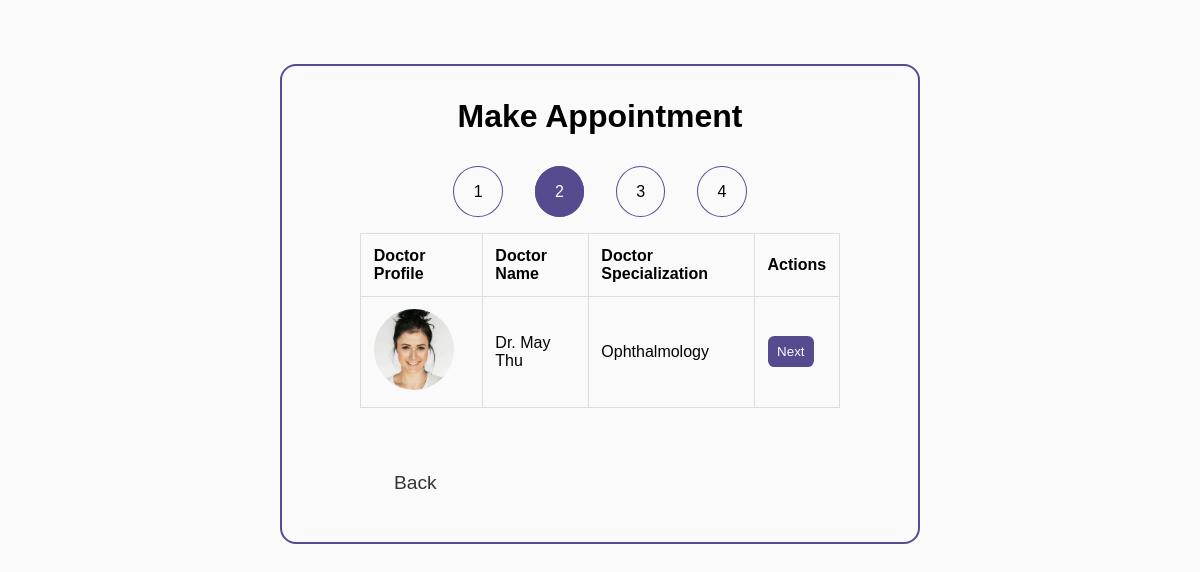
The page /doctors/1/ on the database its author committed.
### patients/models.py (models this page shows, shortened)
class Doctor(models.Model):
    DoctorID = models.AutoField(primary_key=True)
    DoctorImg = models.ImageField(upload_to='uploads', default='a.png')
    DoctorName = models.CharField(max_length=50)
    DoctorMail = models.EmailField(max_length=50)
    DoctorPwd = models.CharField(max_length=50)
    DoctorPh = models.CharField(max_length=11)
    Department = models.ForeignKey(Department, on_delete=models.CASCADE)
    class Meta:
        verbose_name_plural = 'Doctors'

class Department(models.Model):
    DepartID = models.AutoField(primary_key=True)
    DepartImg = models.ImageField(upload_to='uploads')
    DepartName = models.CharField(max_length=50)
    def __str__(self):
        return self.DepartName

### patients/views.py (the view)
# urls.py: path('doctors/<int:DepartID>/',views.doctor_view,name='doctor_view'),
def doctor_view(request, DepartID):
    data = Doctor.objects.filter(Department=DepartID)
    return render(request, 'searchDept.html', {'data': data})

### templates/searchDept.html (shortened to what this page needs)
<!DOCTYPE html>
{% load static %}
<html lang="en">
<head>
    <link rel="stylesheet" href="{%static 'css/home.css'%}" />
</head>
<body>
    <div class="appoint-section">
        <p class="header">
            Make Appointment
        </p>
        <p class="action-section">
            <ul class="action-list">
                <li class="actions"><a class="action ">1</a></li>
                <li class="actions"><a class="action active-action">2</a></li>
                <li class="actions"><a class="action">3</a></li>
                <li class="actions"><a class="action">4</a></li>
            </ul>
        </p>
        <p class="depart">
        <p>
             <table class="table depart-list">
                     <tr>
                    <th>Doctor Profile</th>
                    <th>Doctor Name</th>
                    <th>Doctor Specialization</th>
                    <th>Actions</th>
                </tr>
                {% for x in data %}
                    <tr>
                        <td><img src="{{ x.DoctorImg.url }}" alt="{{x.DoctorName}}" class="dimg"></td>
                        <td>{{ x.DoctorName }}</td>
                        <td>{{ x.Department }}</td>
                        <td><button type="submit" class="search-btn" onclick="location.href='{% url 'appointment_view' DoctorID=x.DoctorID %}'">Next</button></td>
                    </tr>
                {% endfor %}
                </table>
        </p>
        </p>
        <p class="radio-btn action2-back"><a href="{% url 'search_view' %}" class="back-btn">Back</a></p>
    </div>
</body>
</html>

### patients/static/css/home.css (style rules this page uses)
* { padding: 0; margin: 0; box-sizing: border-box; }
body { background-color: #fafafa; font-family: "Work Sans", sans-serif; }
.appoint-section { margin: 4rem auto; padding: 2rem; border: 2px solid #574b90; width: 40rem; height: 30rem; border-radius: 1rem; overflow: auto; }
.header { text-align: center; font-size: 2rem; font-weight: 600; margin-bottom: 1.8rem; }
.action-list { display: flex; gap: 2rem; justify-content: center; align-items: center; margin-top: 3rem; }
.actions { list-style-type: none; }
.active-action { color: #fafafa; background-color: #574b90; padding: 1.2rem; border-radius: 50%; }
.action { border: 1px solid #574b90; padding: 1rem 1.2rem; border-radius: 50%; cursor: pointer; }
.radio-btn { display: flex; justify-content: space-between; align-items: center; }
.radio-btn a { text-decoration: none; font-size: 1.2rem; }
.back-btn { color:#333333; cursor: pointer; }
.depart-list { width: 80rem; margin:4rem auto; }
::placeholder { font-size: 0.8rem; }
table, td, th { border: 1px solid #ddd; text-align: left; }
table { border-collapse: collapse; }
th, td { padding: 0.8rem; }
.action2-back { padding: 2rem; margin-left: 3rem; }

### templates/searchDept.html (style rules this page uses)
.depart-list { width: 30rem; margin: 2rem auto; }
.dimg { width:5rem; border-radius:50%; }

### rows shown on the page
Doctor: DoctorImg (picture), DoctorName "Dr. May Thu", Department "Ophthalmology"
